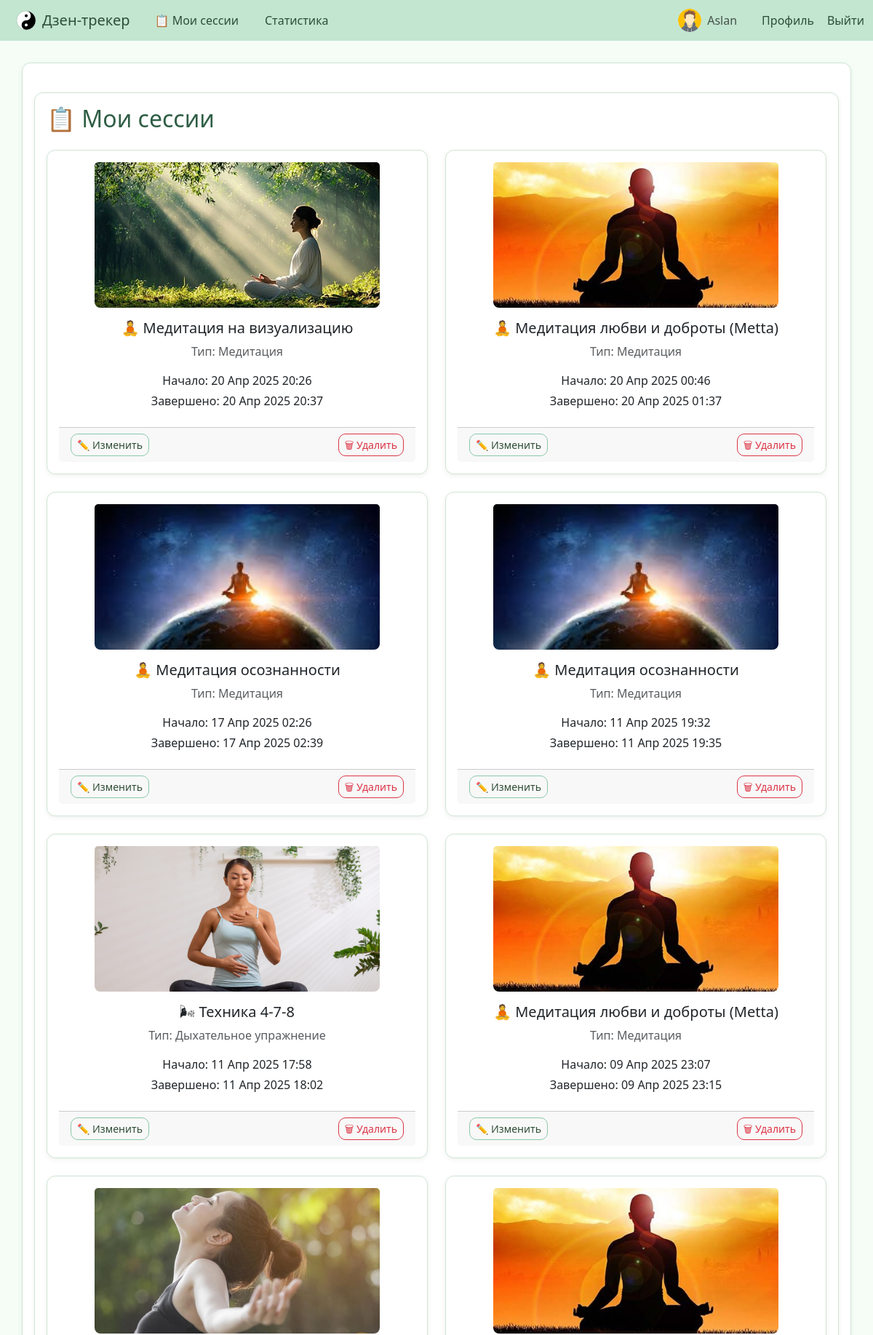
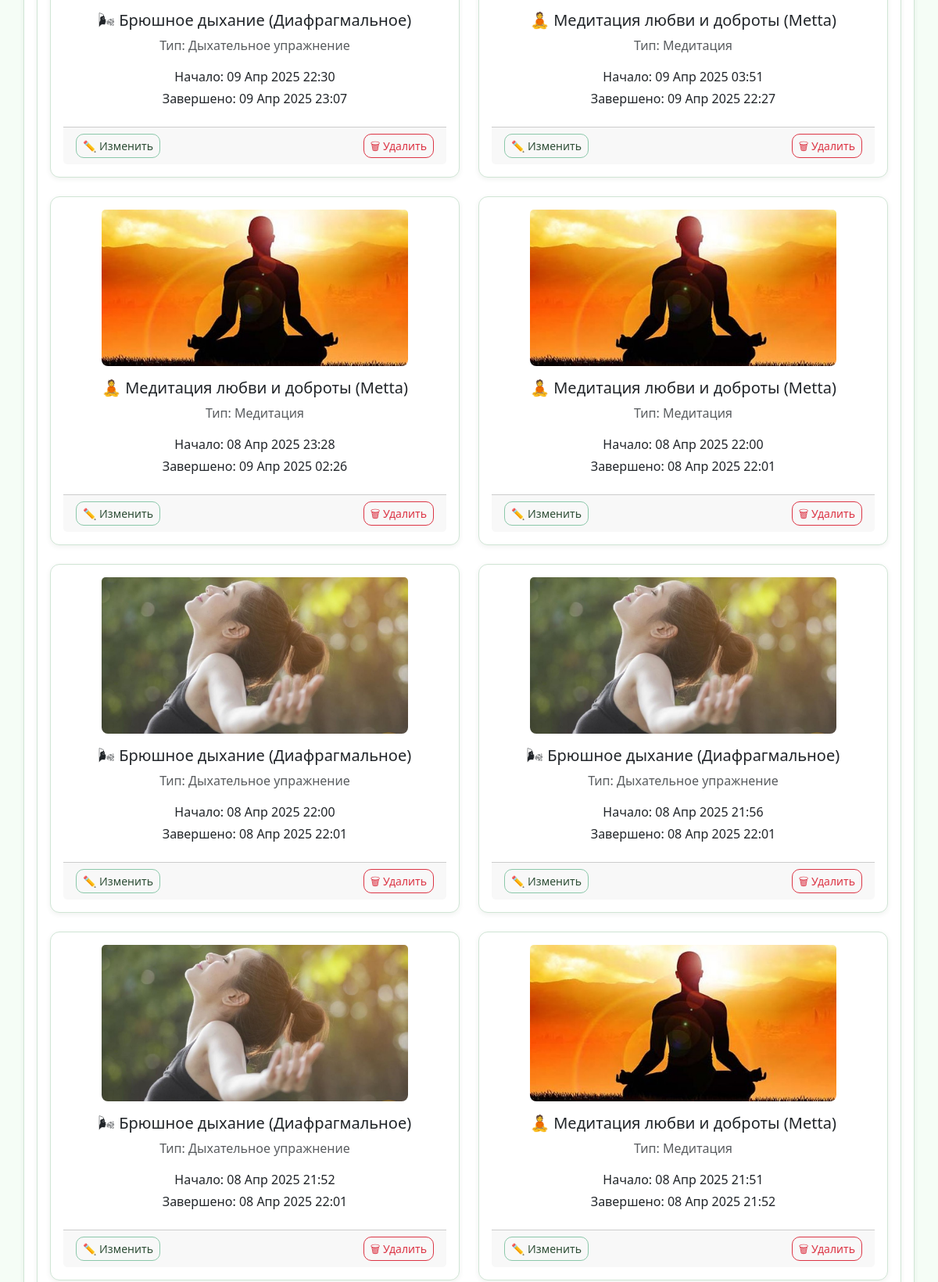
The app's page /sessions/ (signed in, upper part) with its own data (2 pictures, top to bottom).
### tracker/models.py (models this page shows, shortened)
class RestSession(models.Model):
    user = models.ForeignKey(User, on_delete=models.CASCADE)
    start_time = models.DateTimeField(default=now)
    end_time = models.DateTimeField(null=True, blank=True)
    meditation = models.ForeignKey('Meditation', null=True, blank=True, on_delete=models.SET_NULL)
    breathing_exercise = models.ForeignKey('BreathingExercise', null=True, blank=True, on_delete=models.SET_NULL)

class Meditation(models.Model):
    title = models.CharField(max_length=100)
    description = models.TextField()
    image = models.ImageField(upload_to='meditation_images/', null=True, blank=True)
    instructions = models.TextField(blank=True, null=True)
    duration = models.PositiveIntegerField(help_text="Длительность в минутах", default=5)

class BreathingExercise(models.Model):
    title = models.CharField(max_length=255)
    description = models.TextField()
    image = models.ImageField(upload_to='meditation_images/', null=True, blank=True)
    instructions = models.TextField(blank=True, null=True)
    duration = models.PositiveIntegerField(help_text="Длительность в минутах", default=5)

### tracker/views.py (the view)
# urls.py: path('sessions/', tracker_views.RestSessionListView.as_view(), name='restsession_list'),
class RestSessionListView(LoginRequiredMixin, ListView):
    model = RestSession
    template_name = 'restsession_list.html'
    context_object_name = 'sessions'
    def get_queryset(self):
        return RestSession.objects.filter(user=self.request.user).select_related('meditation', 'breathing_exercise').order_by('-start_time')

### templates/restsession_list.html
{% extends 'base.html' %}
{% load static %}
{% block content %}
<div class="container mt-4">
  <h2 class="mb-4">📋 Мои сессии</h2>
  {% if sessions %}
    <div class="row row-cols-1 row-cols-md-2 g-4">
      {% for session in sessions %}
        <div class="col">
          <div class="card h-100">
            {% if session.meditation %}
              <img src="{{ session.meditation.image.url }}" class="card-img-top" style="height: 200px; object-fit: cover;" alt="{{ session.meditation.title }}">
            {% elif session.breathing_exercise %}
              <img src="{{ session.breathing_exercise.image.url }}" class="card-img-top" style="height: 200px; object-fit: cover;" alt="{{ session.breathing_exercise.title }}">
            {% endif %}
            <div class="card-body">
              {% if session.meditation %}
                <h5 class="card-title">🧘 {{ session.meditation.title }}</h5>
                <p class="card-text text-muted">Тип: Медитация</p>
              {% elif session.breathing_exercise %}
                <h5 class="card-title">🌬 {{ session.breathing_exercise.title }}</h5>
                <p class="card-text text-muted">Тип: Дыхательное упражнение</p>
              {% endif %}
              <p class="card-text mb-1">Начало: {{ session.start_time|date:"d M Y H:i" }}</p>
              {% if session.end_time %}
                <p class="card-text mb-2">Завершено: {{ session.end_time|date:"d M Y H:i" }}</p>
              {% else %}
                <span class="badge bg-warning text-dark">Активная</span>
              {% endif %}
            </div>
            <div class="card-footer d-flex justify-content-between">
              <a href="{% url 'restsession_update' session.pk %}" class="btn btn-sm btn-outline-primary">✏️ Изменить</a>
              <a href="{% url 'restsession_delete' session.pk %}" class="btn btn-sm btn-outline-danger">🗑 Удалить</a>
            </div>
          </div>
        </div>
      {% endfor %}
    </div>
  {% else %}
    <p>У вас ещё нет сохранённых сессий.</p>
  {% endif %}
</div>
{% endblock %}

### templates/partials/navbar.html (shortened to what this page needs)
{% load static %}
<nav class="navbar navbar-expand-lg navbar-light bg-grey mb-4">
  <div class="container-fluid">
    <a class="navbar-brand d-flex align-items-center gap-2" href="{% url 'home' %}">
      <img src="{% static 'images/icon.png' %}" alt="Логотип" width="28" height="28" class="d-inline-block align-text-top">
      Дзен-трекер
    </a>
    <div class="collapse navbar-collapse" id="navbarNav">
      <ul class="navbar-nav me-auto align-items-center">
        {% if user.is_authenticated %}
        <li class="nav-item">
          <a class="nav-link" href="{% url 'restsession_list' %}">📋 Мои сессии</a>
        </li>
        {% endif %}
        <li class="nav-item">
          <a class="nav-link" href="{% url 'statistics' %}">Статистика</a>
        </li>
      </ul>
      <ul class="navbar-nav align-items-center">
        {% if user.is_authenticated %}
        <li class="nav-item d-flex align-items-center me-3">
          {% if user.userprofile.avatar %}
            <img src="{{ user.userprofile.avatar.url }}" alt="Аватар" class="rounded-circle me-2" width="32" height="32" style="object-fit: cover;">
          {% else %}
            <img src="{% static 'images/default-avatar.png' %}" alt="Аватар" class="rounded-circle me-2" width="32" height="32" style="object-fit: cover;">
          {% endif %}
          <span class="navbar-text">{{ user.username }}</span>
        </li>
        <li class="nav-item">
          <a class="nav-link" href="{% url 'profile' %}">Профиль</a>
        </li>
        <li class="nav-item">
          <form method="post" action="{% url 'logout' %}" class="d-inline">
            <button type="submit" class="btn nav-link p-0" style="background: none; border: none; color: #0d6efd;">
              Выйти
            </button>
          </form>
        </li>
        {% endif %}
      </ul>
    </div>
  </div>
</nav>

### static/styles.css (style rules this page uses)
body { font-family: Arial, sans-serif; background-color: #f4f4f4; color: #333; margin: 0; padding: 0; }
.container { width: 80%; margin: 30px auto; background: #fff; padding: 20px; border-radius: 8px; }
nav { background: #333; color: white; padding: 10px; text-align: center; }
nav a { color: white; margin: 0 10px; text-decoration: none; }

### static/pastel.css (style rules this page uses)
body { background-color: #f5fdf6; color: #2e4e36; font-family: 'Segoe UI', sans-serif; }
h1, h2, h3, h4, h5 { color: #2f5e45; }
.container, .card, .list-group-item { background-color: #ffffff; border: 1px solid #d0e5d5; border-radius: 12px; padding: 1rem; box-shadow: 0 2px 6px rgba(46, 78, 54, 0.08); }
.btn { border-radius: 10px; font-weight: 500; transition: background-color 0.3s ease; }
.btn-outline-primary { border-color: #8bc8aa; color: #2e4e36; }
img { border-radius: 8px; }
a { color: #397d5d; }
.navbar { background-color: #c3e6d1; }
.navbar-brand, .nav-link { color: #2e4e36 !important; }
.card { text-align: center; }
.card-img-top { max-width: 80%; height: auto; margin: 0 auto; }

### records on screen
RestSession: meditation.image (picture), meditation "Медитация на визуализацию", start_time "20 Апр 2025 20:26", end_time "20 Апр 2025 20:37"
RestSession: meditation.image (picture), meditation "Медитация любви и доброты (Metta)", start_time "20 Апр 2025 00:46", end_time "20 Апр 2025 01:37"
RestSession: meditation.image (picture), meditation "Медитация осознанности", start_time "17 Апр 2025 02:26", end_time "17 Апр 2025 02:39"
RestSession: meditation.image (picture), meditation "Медитация осознанности", start_time "11 Апр 2025 19:32", end_time "11 Апр 2025 19:35"
RestSession: breathing_exercise.image (picture), breathing_exercise "Техника 4-7-8", start_time "11 Апр 2025 17:58", end_time "11 Апр 2025 18:02"
RestSession: meditation.image (picture), meditation "Медитация любви и доброты (Metta)", start_time "09 Апр 2025 23:07", end_time "09 Апр 2025 23:15"
RestSession: breathing_exercise.image (picture), breathing_exercise "Брюшное дыхание (Диафрагмальное)", start_time "09 Апр 2025 22:30", end_time "09 Апр 2025 23:07"
RestSession: meditation.image (picture), meditation "Медитация любви и доброты (Metta)", start_time "09 Апр 2025 03:51", end_time "09 Апр 2025 22:27"
RestSession: meditation.image (picture), meditation "Медитация любви и доброты (Metta)", start_time "08 Апр 2025 23:28", end_time "09 Апр 2025 02:26"
RestSession: meditation.image (picture), meditation "Медитация любви и доброты (Metta)", start_time "08 Апр 2025 22:00", end_time "08 Апр 2025 22:01"
RestSession: breathing_exercise.image (picture), breathing_exercise "Брюшное дыхание (Диафрагмальное)", start_time "08 Апр 2025 22:00", end_time "08 Апр 2025 22:01"
RestSession: breathing_exercise.image (picture), breathing_exercise "Брюшное дыхание (Диафрагмальное)", start_time "08 Апр 2025 21:56", end_time "08 Апр 2025 22:01"
RestSession: breathing_exercise.image (picture), breathing_exercise "Брюшное дыхание (Диафрагмальное)", start_time "08 Апр 2025 21:52", end_time "08 Апр 2025 22:01"
RestSession: meditation.image (picture), meditation "Медитация любви и доброты (Metta)", start_time "08 Апр 2025 21:51", end_time "08 Апр 2025 21:52"

### other values on screen
{{ user.username }} "Aslan"
